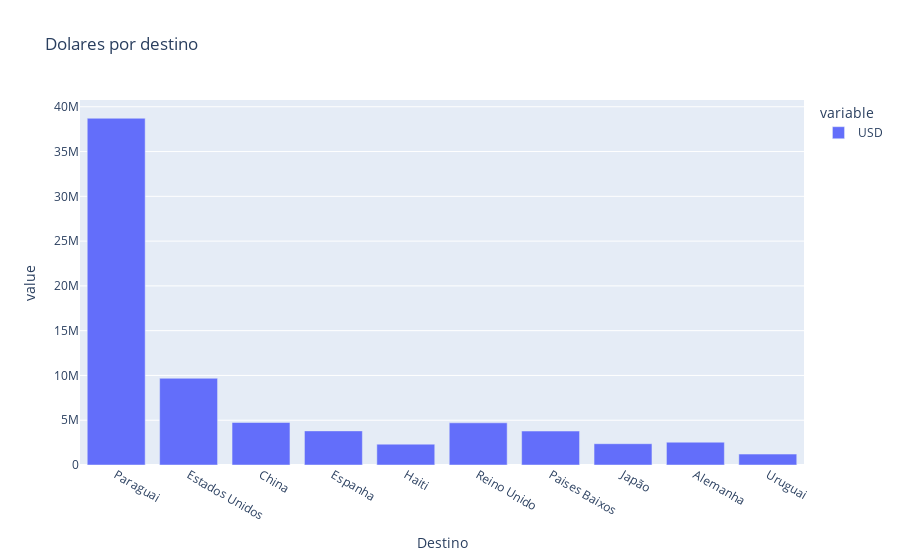

The notebook cell this image was saved under:
### Code cell
fig = px.bar(df_total_top10, x='Destino', y=['USD'], title='Dolares por destino')
fig.show()

### Figure 1 — Plotly figure (JSON) as saved in the notebook; plotly's stock layout.template omitted (floating-point values rounded to 4 significant figures)
{"data": [{"alignmentgroup": "True", "hovertemplate": "variable=USD<br>Destino=%{x}<br>value=%{y}<extra></extra>", "legendgroup": "USD", "marker": {"color": "#636efa", "pattern": {"shape": ""}}, "name": "USD", "offsetgroup": "USD", "orientation": "v", "showlegend": true, "textposition": "auto", "type": "bar", "x": ["Paraguai", "Estados Unidos", "China", "Espanha", "Haiti", "Reino Unido", "Paises Baixos", "Japão", "Alemanha", "Uruguai"], "xaxis": "x", "y": [38719031, 9684567, 4746525, 3808552, 2327208, 4711464, 3791611, 2377716, 2546394, 1219878], "yaxis": "y"}], "layout": {"barmode": "relative", "legend": {"title": {"text": "variable"}, "tracegroupgap": 0}, "title": {"text": "Dolares por destino"}, "xaxis": {"anchor": "y", "domain": [0, 1], "title": {"text": "Destino"}}, "yaxis": {"anchor": "x", "domain": [0, 1], "title": {"text": "value"}}}}
